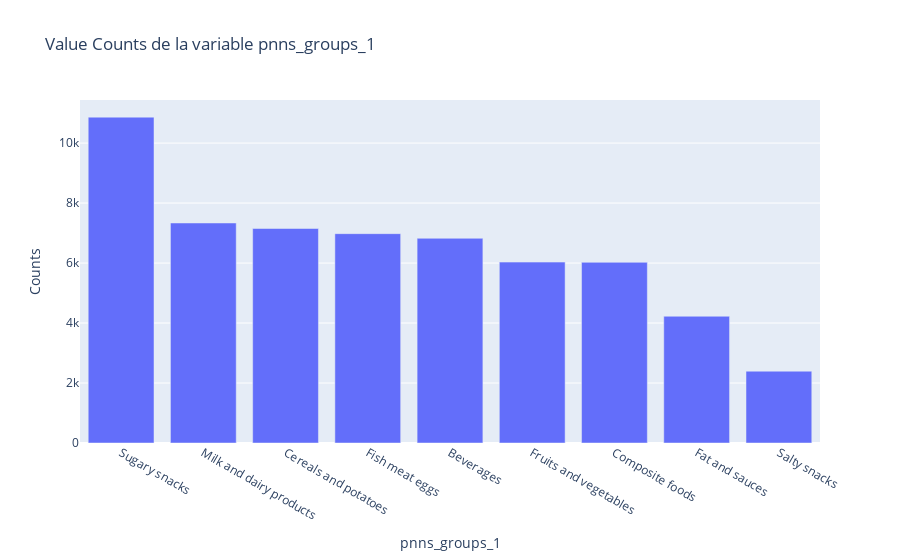

Notebook source saved alongside this figure:
### Code cell
counts = df_pnns1.value_counts().reset_index()
counts.columns = ['pnns_groups_1', 'Counts']
print(df_pnns1.value_counts())
# Créer le graphique avec Plotly
fig = px.bar(counts, x='pnns_groups_1', y='Counts', title='Value Counts de la variable pnns_groups_1')

# Afficher le graphique
fig.show()

### Figure 1 — Plotly figure (JSON) as saved in the notebook; plotly's stock layout.template omitted (floating-point values rounded to 4 significant figures)
{"data": [{"alignmentgroup": "True", "hovertemplate": "pnns_groups_1=%{x}<br>Counts=%{y}<extra></extra>", "legendgroup": "", "marker": {"color": "#636efa", "pattern": {"shape": ""}}, "name": "", "offsetgroup": "", "orientation": "v", "showlegend": false, "textposition": "auto", "type": "bar", "x": ["Sugary snacks", "Milk and dairy products", "Cereals and potatoes", "Fish meat eggs", "Beverages", "Fruits and vegetables", "Composite foods", "Fat and sauces", "Salty snacks"], "xaxis": "x", "y": [10865, 7336, 7152, 6980, 6825, 6032, 6025, 4226, 2394], "yaxis": "y"}], "layout": {"barmode": "relative", "legend": {"tracegroupgap": 0}, "title": {"text": "Value Counts de la variable pnns_groups_1"}, "xaxis": {"anchor": "y", "domain": [0, 1], "title": {"text": "pnns_groups_1"}}, "yaxis": {"anchor": "x", "domain": [0, 1], "title": {"text": "Counts"}}}}
